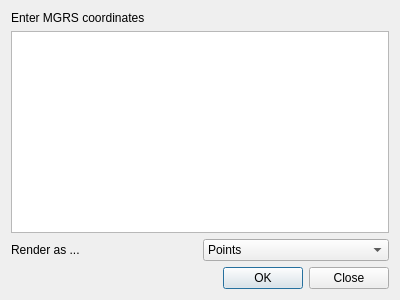
<?xml version="1.0" encoding="UTF-8"?>
<ui version="4.0">
 <class>Dialog</class>
 <widget class="QDialog" name="Dialog">
  <property name="geometry">
   <rect>
    <x>0</x>
    <y>0</y>
    <width>400</width>
    <height>300</height>
   </rect>
  </property>
  <property name="windowTitle">
   <string>MGRS Geometry Generator</string>
  </property>
  <layout class="QVBoxLayout" name="verticalLayout">
   <item>
    <widget class="QLabel" name="label">
     <property name="text">
      <string>Enter MGRS coordinates</string>
     </property>
    </widget>
   </item>
   <item>
    <widget class="QPlainTextEdit" name="valuesTextEdit"/>
   </item>
   <item>
    <layout class="QHBoxLayout" name="horizontalLayout">
     <item>
      <widget class="QLabel" name="label_3">
       <property name="text">
        <string>Render as ... </string>
       </property>
      </widget>
     </item>
     <item>
      <widget class="QComboBox" name="modeComboBox">
       <item>
        <property name="text">
         <string>Points</string>
        </property>
       </item>
       <item>
        <property name="text">
         <string>Line</string>
        </property>
       </item>
       <item>
        <property name="text">
         <string>Polygon</string>
        </property>
       </item>
       <item>
        <property name="text">
         <string>Bounding Box</string>
        </property>
       </item>
      </widget>
     </item>
    </layout>
   </item>
   <item>
    <widget class="QDialogButtonBox" name="buttonBox">
     <property name="orientation">
      <enum>Qt::Horizontal</enum>
     </property>
     <property name="standardButtons">
      <set>QDialogButtonBox::Close|QDialogButtonBox::Ok</set>
     </property>
    </widget>
   </item>
  </layout>
 </widget>
 <resources/>
 <connections>
  <connection>
   <sender>buttonBox</sender>
   <signal>accepted()</signal>
   <receiver>Dialog</receiver>
   <slot>accept()</slot>
   <hints>
    <hint type="sourcelabel">
     <x>248</x>
     <y>254</y>
    </hint>
    <hint type="destinationlabel">
     <x>157</x>
     <y>274</y>
    </hint>
   </hints>
  </connection>
  <connection>
   <sender>buttonBox</sender>
   <signal>rejected()</signal>
   <receiver>Dialog</receiver>
   <slot>reject()</slot>
   <hints>
    <hint type="sourcelabel">
     <x>316</x>
     <y>260</y>
    </hint>
    <hint type="destinationlabel">
     <x>286</x>
     <y>274</y>
    </hint>
   </hints>
  </connection>
 </connections>
</ui>
